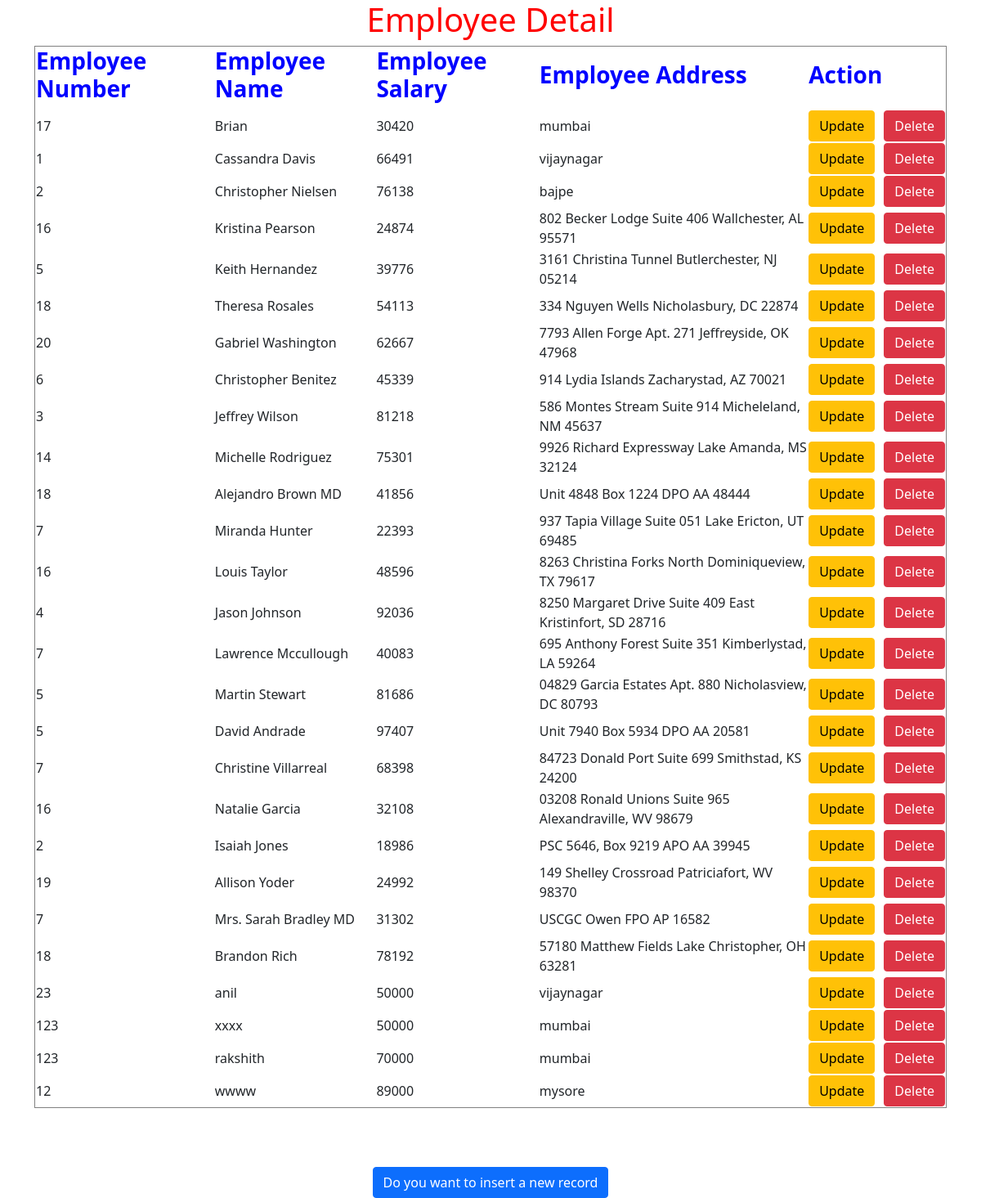
The page / on the database its author committed.
### myapp/models.py (models this page shows)
class Employee(models.Model):
    eno=models.IntegerField()
    ename=models.CharField(max_length=50)
    esal=models.IntegerField()
    eadd=models.CharField(max_length=50)

### myapp/views.py (the view)
# urls.py: url(r'^$',views.display),
def display(request):
    e=Employee.objects.all()
    d={'emp':e}
    return render(request,'myapp/index.html',d)

### templates/myapp/index.html (shortened to what this page needs)
<!DOCTYPE html>
<html lang="en" dir="ltr">
  <head>
    <link href="https://cdn.jsdelivr.net/npm/bootstrap@5.0.0-beta2/dist/css/bootstrap.min.css" rel="stylesheet">
  </head>
  <body>
    <div class="container" align="center">
    <h1 style="color:red;">Employee Detail</h1>
    <table border="1">
      <tr style="color:blue;">
        <th ><b><h3>Employee Number</b></h3></th>
        <th ><b><h3>Employee Name</b></h3></th>
        <th ><b><h3>Employee Salary</b></h3></th>
        <th><b><h3>Employee Address</b></h3></th>
        <th><b><h3>Action</b></h3></th>
      </tr>
      {%for x in emp%}
      <tr>
        <td>{{x.eno}}</td>
        <td>{{x.ename}}</td>
        <td>{{x.esal}}</td>
        <td>{{x.eadd}}</td>
        <td><a href="/update/{{x.id}}" class="btn btn-warning">Update</a></td>
        <td><a href="/delete/{{x.id}}" class="btn  btn-danger">Delete</a></td>
      </tr>
      {%endfor%}
    </table>
    <br>
    <br>
    <br>
    <a href="/insert" class="btn btn-primary">Do you want to insert a new record</a>
  </div>
  </body>
</html>

### rows shown on the page
Employee: eno "17", ename "Brian", esal "30420", eadd "mumbai"
Employee: eno "1", ename "Cassandra Davis", esal "66491", eadd "vijaynagar"
Employee: eno "2", ename "Christopher Nielsen", esal "76138", eadd "bajpe"
Employee: eno "16", ename "Kristina Pearson", esal "24874", eadd "802 Becker Lodge Suite 406 Wallchester, AL 95571"
Employee: eno "5", ename "Keith Hernandez", esal "39776", eadd "3161 Christina Tunnel Butlerchester, NJ 05214"
Employee: eno "18", ename "Theresa Rosales", esal "54113", eadd "334 Nguyen Wells Nicholasbury, DC 22874"
Employee: eno "20", ename "Gabriel Washington", esal "62667", eadd "7793 Allen Forge Apt. 271 Jeffreyside, OK 47968"
Employee: eno "6", ename "Christopher Benitez", esal "45339", eadd "914 Lydia Islands Zacharystad, AZ 70021"
Employee: eno "3", ename "Jeffrey Wilson", esal "81218", eadd "586 Montes Stream Suite 914 Micheleland, NM 45637"
Employee: eno "14", ename "Michelle Rodriguez", esal "75301", eadd "9926 Richard Expressway Lake Amanda, MS 32124"
Employee: eno "18", ename "Alejandro Brown MD", esal "41856", eadd "Unit 4848 Box 1224 DPO AA 48444"
Employee: eno "7", ename "Miranda Hunter", esal "22393", eadd "937 Tapia Village Suite 051 Lake Ericton, UT 69485"
Employee: eno "16", ename "Louis Taylor", esal "48596", eadd "8263 Christina Forks North Dominiqueview, TX 79617"
Employee: eno "4", ename "Jason Johnson", esal "92036", eadd "8250 Margaret Drive Suite 409 East Kristinfort, SD 28716"
Employee: eno "7", ename "Lawrence Mccullough", esal "40083", eadd "695 Anthony Forest Suite 351 Kimberlystad, LA 59264"
Employee: eno "5", ename "Martin Stewart", esal "81686", eadd "04829 Garcia Estates Apt. 880 Nicholasview, DC 80793"
Employee: eno "5", ename "David Andrade", esal "97407", eadd "Unit 7940 Box 5934 DPO AA 20581"
Employee: eno "7", ename "Christine Villarreal", esal "68398", eadd "84723 Donald Port Suite 699 Smithstad, KS 24200"
Employee: eno "16", ename "Natalie Garcia", esal "32108", eadd "03208 Ronald Unions Suite 965 Alexandraville, WV 98679"
Employee: eno "2", ename "Isaiah Jones", esal "18986", eadd "PSC 5646, Box 9219 APO AA 39945"
Employee: eno "19", ename "Allison Yoder", esal "24992", eadd "149 Shelley Crossroad Patriciafort, WV 98370"
Employee: eno "7", ename "Mrs. Sarah Bradley MD", esal "31302", eadd "USCGC Owen FPO AP 16582"
Employee: eno "18", ename "Brandon Rich", esal "78192", eadd "57180 Matthew Fields Lake Christopher, OH 63281"
Employee: eno "23", ename "anil", esal "50000", eadd "vijaynagar"
Employee: eno "123", ename "xxxx", esal "50000", eadd "mumbai"
Employee: eno "123", ename "rakshith", esal "70000", eadd "mumbai"
Employee: eno "12", ename "wwww", esal "89000", eadd "mysore"
